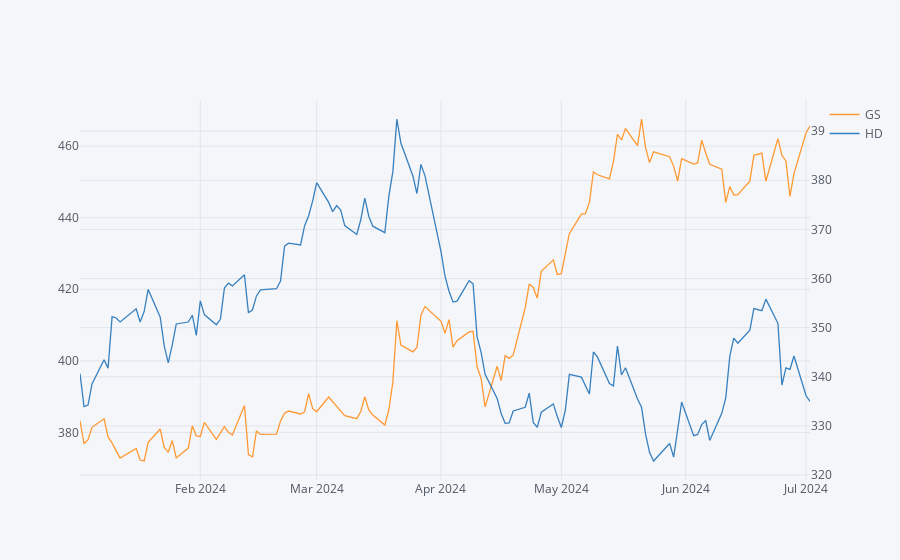

Write notebook code for a chart like this one.
### Markdown cell above
Plotting Selected Stocks
Next, we'll compare the GS & HD data that we fetched from Yahoo Finance.

### Code cell
# Use secondary axis
df4[['GS', 'HD']].iplot(secondary_y='HD')
